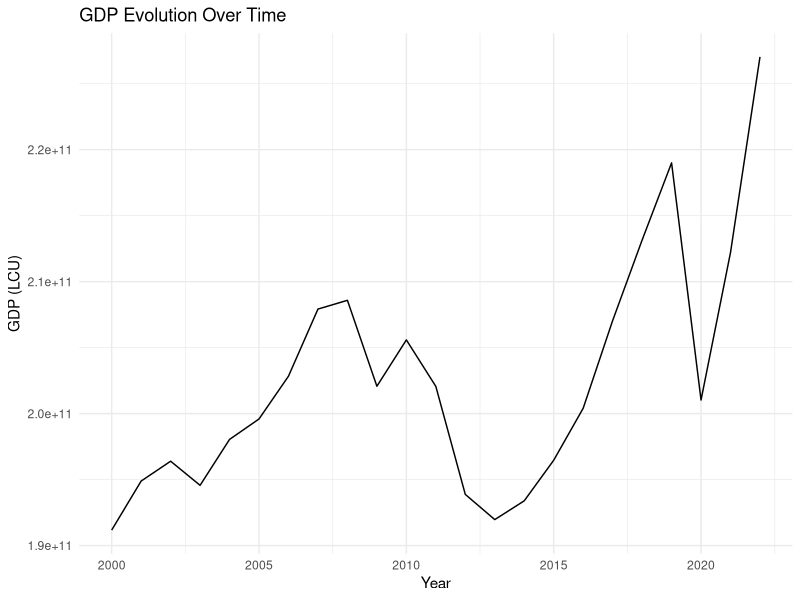
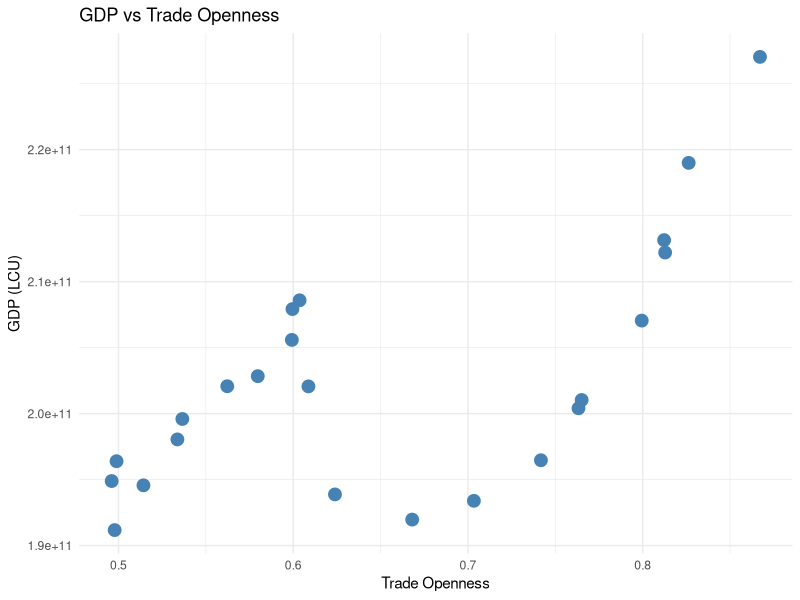
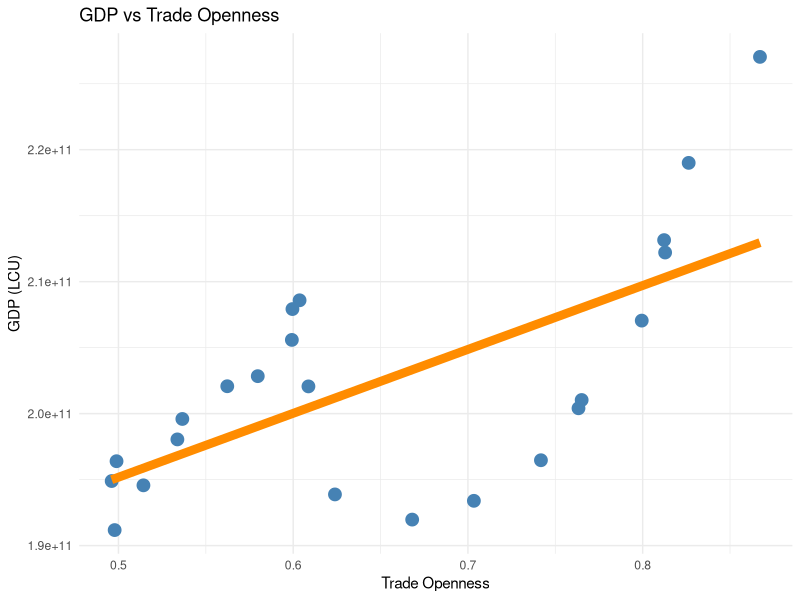
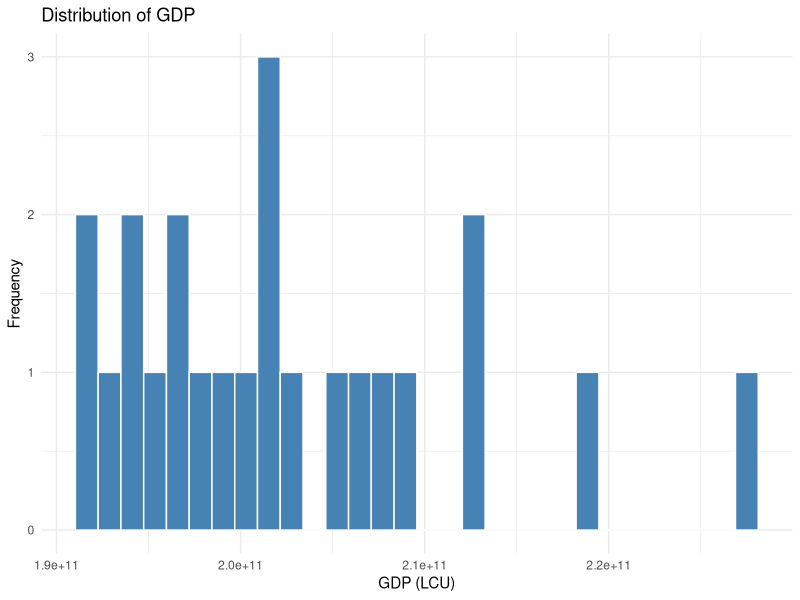

Write R code to recreate these figures, in order.
## ---- chunk 1
2+2
## ---- chunk 2
a <- 2
b <- 3
## ---- chunk 3
a + b
a * b
## ---- chunk 4
rm(list = ls())
## ---- chunk 5
v1 <- c(1, 2, 3, 4, 5)
v2 <- c(6, 7, 8, 9, 10)
## ---- chunk 6
dados <- data.frame(v1, v2)
## ---- chunk 7
rm(list = ls())
## ---- chunk 8
library(readxl) # for Excel files
library(tidyverse) # for data manipulation
## ---- chunk 9
dados <- read.csv("Data.csv")
## ---- chunk 10
dados2 <- dados |> 
    select(-"Country.Code", -"Time.Code")
## ---- chunk 11
colnames(dados2)
## ---- chunk 12
dados2 <- dados2 |> 
    rename(
    Country = "Country.Name",
    Year = "Time",
    tariff = "Tariff.rate..applied..simple.mean..all.products......TM.TAX.MRCH.SM.AR.ZS.",
    tarif_man = "Tariff.rate..applied..simple.mean..manufactured.products......TM.TAX.MANF.SM.AR.ZS.",
    gdp = "GDP..constant.LCU...NY.GDP.MKTP.KN.",
    trade = "Trade....of.GDP...NE.TRD.GNFS.ZS.",
    x = "Exports.of.goods.and.services..constant.LCU...NE.EXP.GNFS.KN.",
    m = "Imports.of.goods.and.services..constant.LCU...NE.IMP.GNFS.KN."
    )
## ---- chunk 13
dados2 <- dados2 |> 
    filter(Year >= 2000 & Year <= 2022)
## ---- chunk 14
dados2 <- dados2 |> 
    mutate(openess = (x + m) / gdp)
## ---- chunk 15
ggplot(dados2, aes(x = Year, y = gdp)) +
    geom_line() +
    labs(title = "GDP Evolution Over Time",
         x = "Year",
         y = "GDP (LCU)") +
    theme_minimal()
## ---- chunk 16
ggplot(dados2, aes(x = openess, y = gdp)) +
    geom_point(color="steelblue",size=4) +
    labs(title = "GDP vs Trade Openness",
         x = "Trade Openness",
         y = "GDP (LCU)") +
    theme_minimal()
## ---- chunk 17
ggplot(dados2, aes(x = openess, y = gdp)) +
    geom_point(color="steelblue",size=4) +
    geom_smooth(method = "lm", se = FALSE, color = "darkorange", size=3) +
    labs(title = "GDP vs Trade Openness",
         x = "Trade Openness",
         y = "GDP (LCU)") +
    theme_minimal()
## ---- chunk 18
ggplot(dados2, aes(x = gdp)) +
    geom_histogram(fill = "steelblue", color = "white") +
    labs(title = "Distribution of GDP",
         x = "GDP (LCU)",
         y = "Frequency") +
    theme_minimal()
## ---- chunk 19
summary(dados2)
